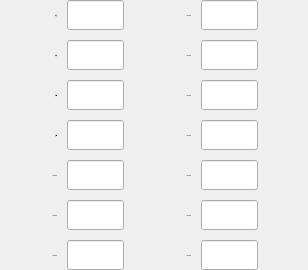
                   <widget class="QWidget" name="tab1">
                    <property name="font">
                     <font>
                      <family>微软雅黑</family>
                     </font>
                    </property>
                    <property name="styleSheet">
                     <string notr="true"/>
                    </property>
                    <attribute name="title">
                     <string>单项</string>
                    </attribute>
                    <layout class="QGridLayout" name="gridLayout" columnstretch="1,1,1,1" columnminimumwidth="1,1,1,1">
                     <property name="leftMargin">
                      <number>0</number>
                     </property>
                     <property name="topMargin">
                      <number>0</number>
                     </property>
                     <property name="rightMargin">
                      <number>50</number>
                     </property>
                     <property name="bottomMargin">
                      <number>0</number>
                     </property>
                     <property name="spacing">
                      <number>10</number>
                     </property>
                     <item row="0" column="0">
                      <widget class="QLabel" name="label_10">
                       <property name="minimumSize">
                        <size>
                         <width>0</width>
                         <height>30</height>
                        </size>
                       </property>
                       <property name="font">
                        <font>
                         <family>黑体</family>
                         <pointsize>-1</pointsize>
                        </font>
                       </property>
                       <property name="text">
                        <string>电压</string>
                       </property>
                       <property name="alignment">
                        <set>Qt::AlignRight|Qt::AlignTrailing|Qt::AlignVCenter</set>
                       </property>
                      </widget>
                     </item>
                     <item row="0" column="1">
                      <widget class="QLineEdit" name="lineEdit">
                       <property name="minimumSize">
                        <size>
                         <width>0</width>
                         <height>30</height>
                        </size>
                       </property>
                       <property name="font">
                        <font>
                         <family>黑体</family>
                        </font>
                       </property>
                      </widget>
                     </item>
                     <item row="0" column="2">
                      <widget class="QLabel" name="label_17">
                       <property name="minimumSize">
                        <size>
                         <width>0</width>
                         <height>30</height>
                        </size>
                       </property>
                       <property name="font">
                        <font>
                         <family>黑体</family>
                         <pointsize>-1</pointsize>
                        </font>
                       </property>
                       <property name="text">
                        <string>TextLabel</string>
                       </property>
                       <property name="alignment">
                        <set>Qt::AlignRight|Qt::AlignTrailing|Qt::AlignVCenter</set>
                       </property>
                      </widget>
                     </item>
                     <item row="0" column="3">
                      <widget class="QLineEdit" name="lineEdit_11">
                       <property name="minimumSize">
                        <size>
                         <width>0</width>
                         <height>30</height>
                        </size>
                       </property>
                       <property name="font">
                        <font>
                         <family>黑体</family>
                        </font>
                       </property>
                      </widget>
                     </item>
                     <item row="1" column="0">
                      <widget class="QLabel" name="label_11">
                       <property name="minimumSize">
                        <size>
                         <width>0</width>
                         <height>30</height>
                        </size>
                       </property>
                       <property name="font">
                        <font>
                         <family>黑体</family>
                         <pointsize>-1</pointsize>
                        </font>
                       </property>
                       <property name="text">
                        <string>电流</string>
                       </property>
                       <property name="alignment">
                        <set>Qt::AlignRight|Qt::AlignTrailing|Qt::AlignVCenter</set>
                       </property>
                      </widget>
                     </item>
                     <item row="1" column="1">
                      <widget class="QLineEdit" name="lineEdit_2">
                       <property name="minimumSize">
                        <size>
                         <width>0</width>
                         <height>30</height>
                        </size>
                       </property>
                       <property name="font">
                        <font>
                         <family>黑体</family>
                        </font>
                       </property>
                      </widget>
                     </item>
                     <item row="1" column="2">
                      <widget class="QLabel" name="label_20">
                       <property name="minimumSize">
                        <size>
                         <width>0</width>
                         <height>30</height>
                        </size>
                       </property>
                       <property name="font">
                        <font>
                         <family>黑体</family>
                         <pointsize>-1</pointsize>
                        </font>
                       </property>
                       <property name="text">
                        <string>TextLabel</string>
                       </property>
                       <property name="alignment">
                        <set>Qt::AlignRight|Qt::AlignTrailing|Qt::AlignVCenter</set>
                       </property>
                      </widget>
                     </item>
                     <item row="1" column="3">
                      <widget class="QLineEdit" name="lineEdit_10">
                       <property name="minimumSize">
                        <size>
                         <width>0</width>
                         <height>30</height>
                        </size>
                       </property>
                       <property name="font">
                        <font>
                         <family>黑体</family>
                        </font>
                       </property>
                      </widget>
                     </item>
                     <item row="2" column="0">
                      <widget class="QLabel" name="label_12">
                       <property name="minimumSize">
                        <size>
                         <width>0</width>
                         <height>30</height>
                        </size>
                       </property>
                       <property name="font">
                        <font>
                         <family>黑体</family>
                         <pointsize>-1</pointsize>
                        </font>
                       </property>
                       <property name="text">
                        <string>功率</string>
                       </property>
                       <property name="alignment">
                        <set>Qt::AlignRight|Qt::AlignTrailing|Qt::AlignVCenter</set>
                       </property>
                      </widget>
                     </item>
                     <item row="2" column="1">
                      <widget class="QLineEdit" name="lineEdit_3">
                       <property name="minimumSize">
                        <size>
                         <width>0</width>
                         <height>30</height>
                        </size>
                       </property>
                       <property name="font">
                        <font>
                         <family>黑体</family>
                        </font>
                       </property>
                      </widget>
                     </item>
                     <item row="2" column="2">
                      <widget class="QLabel" name="label_19">
                       <property name="minimumSize">
                        <size>
                         <width>0</width>
                         <height>30</height>
                        </size>
                       </property>
                       <property name="font">
                        <font>
                         <family>黑体</family>
                         <pointsize>-1</pointsize>
                        </font>
                       </property>
                       <property name="text">
                        <string>TextLabel</string>
                       </property>
                       <property name="alignment">
                        <set>Qt::AlignRight|Qt::AlignTrailing|Qt::AlignVCenter</set>
                       </property>
                      </widget>
                     </item>
                     <item row="2" column="3">
                      <widget class="QLineEdit" name="lineEdit_13">
                       <property name="minimumSize">
                        <size>
                         <width>0</width>
                         <height>30</height>
                        </size>
                       </property>
                       <property name="font">
                        <font>
                         <family>黑体</family>
                        </font>
                       </property>
                      </widget>
                     </item>
                     <item row="3" column="0">
                      <widget class="QLabel" name="label_13">
                       <property name="minimumSize">
                        <size>
                         <width>0</width>
                         <height>30</height>
                        </size>
                       </property>
                       <property name="font">
                        <font>
                         <family>黑体</family>
                         <pointsize>-1</pointsize>
                        </font>
                       </property>
                       <property name="text">
                        <string>频率</string>
                       </property>
                       <property name="alignment">
                        <set>Qt::AlignRight|Qt::AlignTrailing|Qt::AlignVCenter</set>
                       </property>
                      </widget>
                     </item>
                     <item row="3" column="1">
                      <widget class="QLineEdit" name="lineEdit_4">
                       <property name="minimumSize">
                        <size>
                         <width>0</width>
                         <height>30</height>
                        </size>
                       </property>
                       <property name="font">
                        <font>
                         <family>黑体</family>
                        </font>
                       </property>
                      </widget>
                     </item>
                     <item row="3" column="2">
                      <widget class="QLabel" name="label_21">
                       <property name="minimumSize">
                        <size>
                         <width>0</width>
                         <height>30</height>
                        </size>
                       </property>
                       <property name="font">
                        <font>
                         <family>黑体</family>
                         <pointsize>-1</pointsize>
                        </font>
                       </property>
                       <property name="text">
                        <string>TextLabel</string>
                       </property>
                       <property name="alignment">
                        <set>Qt::AlignRight|Qt::AlignTrailing|Qt::AlignVCenter</set>
                       </property>
                      </widget>
                     </item>
                     <item row="3" column="3">
                      <widget class="QLineEdit" name="lineEdit_9">
                       <property name="minimumSize">
                        <size>
                         <width>0</width>
                         <height>30</height>
                        </size>
                       </property>
                       <property name="font">
                        <font>
                         <family>黑体</family>
                        </font>
                       </property>
                      </widget>
                     </item>
                     <item row="4" column="0">
                      <widget class="QLabel" name="label_14">
                       <property name="minimumSize">
                        <size>
                         <width>0</width>
                         <height>30</height>
                        </size>
                       </property>
                       <property name="font">
                        <font>
                         <family>黑体</family>
                         <pointsize>-1</pointsize>
                        </font>
                       </property>
                       <property name="text">
                        <string>TextLabel</string>
                       </property>
                       <property name="alignment">
                        <set>Qt::AlignRight|Qt::AlignTrailing|Qt::AlignVCenter</set>
                       </property>
                      </widget>
                     </item>
                     <item row="4" column="1">
                      <widget class="QLineEdit" name="lineEdit_5">
                       <property name="minimumSize">
                        <size>
                         <width>0</width>
                         <height>30</height>
                        </size>
                       </property>
                       <property name="font">
                        <font>
                         <family>黑体</family>
                        </font>
                       </property>
                      </widget>
                     </item>
                     <item row="4" column="2">
                      <widget class="QLabel" name="label_23">
                       <property name="minimumSize">
                        <size>
                         <width>0</width>
                         <height>30</height>
                        </size>
                       </property>
                       <property name="font">
                        <font>
                         <family>黑体</family>
                         <pointsize>-1</pointsize>
                        </font>
                       </property>
                       <property name="text">
                        <string>TextLabel</string>
                       </property>
                       <property name="alignment">
                        <set>Qt::AlignRight|Qt::AlignTrailing|Qt::AlignVCenter</set>
                       </property>
                      </widget>
                     </item>
                     <item row="4" column="3">
                      <widget class="QLineEdit" name="lineEdit_14">
                       <property name="minimumSize">
                        <size>
                         <width>0</width>
                         <height>30</height>
                        </size>
                       </property>
                       <property name="font">
                        <font>
                         <family>黑体</family>
                        </font>
                       </property>
                      </widget>
                     </item>
                     <item row="5" column="0">
                      <widget class="QLabel" name="label_15">
                       <property name="minimumSize">
                        <size>
                         <width>0</width>
                         <height>30</height>
                        </size>
                       </property>
                       <property name="font">
                        <font>
                         <family>黑体</family>
                         <pointsize>-1</pointsize>
                        </font>
                       </property>
                       <property name="text">
                        <string>TextLabel</string>
                       </property>
                       <property name="alignment">
                        <set>Qt::AlignRight|Qt::AlignTrailing|Qt::AlignVCenter</set>
                       </property>
                      </widget>
                     </item>
                     <item row="5" column="1">
                      <widget class="QLineEdit" name="lineEdit_6">
                       <property name="minimumSize">
                        <size>
                         <width>0</width>
                         <height>30</height>
                        </size>
                       </property>
                       <property name="font">
                        <font>
                         <family>黑体</family>
                        </font>
                       </property>
                      </widget>
                     </item>
                     <item row="5" column="2">
                      <widget class="QLabel" name="label_18">
                       <property name="minimumSize">
                        <size>
                         <width>0</width>
                         <height>30</height>
                        </size>
                       </property>
                       <property name="font">
                        <font>
                         <family>黑体</family>
                         <pointsize>-1</pointsize>
                        </font>
                       </property>
                       <property name="text">
                        <string>TextLabel</string>
                       </property>
                       <property name="alignment">
                        <set>Qt::AlignRight|Qt::AlignTrailing|Qt::AlignVCenter</set>
                       </property>
                      </widget>
                     </item>
                     <item row="5" column="3">
                      <widget class="QLineEdit" name="lineEdit_12">
                       <property name="minimumSize">
                        <size>
                         <width>0</width>
                         <height>30</height>
                        </size>
                       </property>
                       <property name="font">
                        <font>
                         <family>黑体</family>
                        </font>
                       </property>
                      </widget>
                     </item>
                     <item row="6" column="0">
                      <widget class="QLabel" name="label_16">
                       <property name="minimumSize">
                        <size>
                         <width>0</width>
                         <height>30</height>
                        </size>
                       </property>
                       <property name="font">
                        <font>
                         <family>黑体</family>
                         <pointsize>-1</pointsize>
                        </font>
                       </property>
                       <property name="text">
                        <string>TextLabel</string>
                       </property>
                       <property name="alignment">
                        <set>Qt::AlignRight|Qt::AlignTrailing|Qt::AlignVCenter</set>
                       </property>
                      </widget>
                     </item>
                     <item row="6" column="1">
                      <widget class="QLineEdit" name="lineEdit_7">
                       <property name="minimumSize">
                        <size>
                         <width>0</width>
                         <height>30</height>
                        </size>
                       </property>
                       <property name="font">
                        <font>
                         <family>黑体</family>
                        </font>
                       </property>
                      </widget>
                     </item>
                     <item row="6" column="2">
                      <widget class="QLabel" name="label_22">
                       <property name="minimumSize">
                        <size>
                         <width>0</width>
                         <height>30</height>
                        </size>
                       </property>
                       <property name="font">
                        <font>
                         <family>黑体</family>
                         <pointsize>-1</pointsize>
                        </font>
                       </property>
                       <property name="text">
                        <string>TextLabel</string>
                       </property>
                       <property name="alignment">
                        <set>Qt::AlignRight|Qt::AlignTrailing|Qt::AlignVCenter</set>
                       </property>
                      </widget>
                     </item>
                     <item row="6" column="3">
                      <widget class="QLineEdit" name="lineEdit_8">
                       <property name="minimumSize">
                        <size>
                         <width>0</width>
                         <height>30</height>
                        </size>
                       </property>
                       <property name="font">
                        <font>
                         <family>黑体</family>
                        </font>
                       </property>
                      </widget>
                     </item>
                    </layout>
                   </widget>
